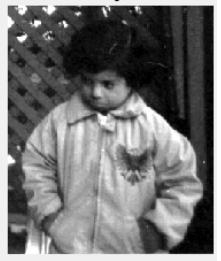
#> input picture digital-image-processing-masilamani/Assignment3/pout-bright.jpg, 221 x 261 px
$ jupyter execute equilization.ipynb
#> lines starting #> are read from the running program, lines starting #| are printed output that depends on the picture
[cell 1]
import cv2
import matplotlib.pyplot as plt

[cell 2]
bright = cv2.imread('pout-bright.jpg')
#> bright is the input picture: shape (261, 221, 3); min 0, max 255, mean 114.2
dark = cv2.imread('pout-dark.jpg')
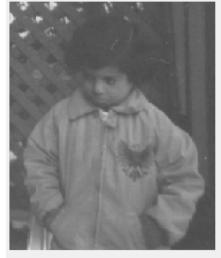
#> input picture digital-image-processing-masilamani/Assignment3/pout-dark.jpg, 221 x 258 px
#> dark is the input picture: shape (258, 221, 3); min 70, max 255, mean 123.5

# bright = cv2.cvtColor(bright, cv2.COLOR_BGR2RGB)
# bright = cv2.cvtColor(bright,cv2.COLOR_BGR2GRAY)
dark = cv2.cvtColor(dark, cv2.COLOR_BGR2RGB)
dark = cv2.cvtColor(dark,cv2.COLOR_BGR2GRAY)
#> dark: shape (258, 221)
print(dark.shape)
#| (258, 221)

[cell 3]
arrd = {}
# arrb = {}
for i in range(256):
    arrd[i]=0
#     arrb[i]=0
for i in dark:
    for j in i:
        arrd[j]+=1
#> after the loop, arrd = 256 items
# for i in bright:
#     for j in i:
#         arrb[j]+=1

ard =[]
for i in range(len(arrd)):
    ard.append(arrd[i])
#> after the loop, ard = 256 values, max 1984 at index 240, min 0 at index 0, mean 222.7
#> `[cell 3] arrd = {}`:
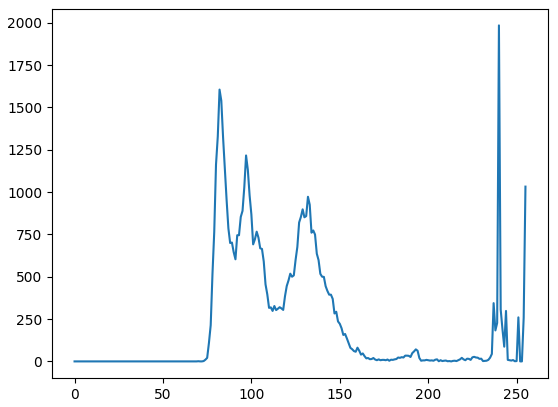
#> figure drawn by matplotlib, 1 panel; curve peaks at x = 240, y = 1984
plt.plot(ard)
# [4 lines of commented-out code are left out]

[cell 4]
probd =[]
# probb = []
sum_d = sum(ard)
#> sum_d = 57018
# sum_b = sum(arb)
for i in ard:
    probd.append(i/sum_d)
#> after the loop, probd = 256 values, max 0.0348 at index 240, min 0 at index 0, mean 0.00391
# for i in arb:
#     probb.append(i/sum_b)
# print(probd)
cf = []
plt.plot(probd)
for i in probd:
    if(len(cf)==0):
        cf.append(i)
    else:
        cf.append(cf[-1]+i)
#> after the loop, cf = 256 values from 0 to 1
# print(cf)
s = []
for i in cf:
    s.append(round(i*255))
#> after the loop, s = 256 values from 0 to 255
# print(s)
probs =[]
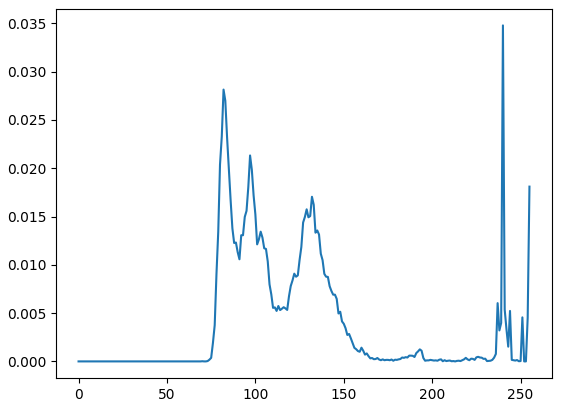
#> figure drawn by matplotlib, 1 panel; curve peaks at x = 240, y = 0.0348

[cell 5]
for i in range(len(s)):
    probs.append(0)
#> after the loop, probs = 256 values from 0 to 0
for i,val in enumerate(s):
#     print(i,val)
    if(probs[i]==0):
        probs[i] = probd[val]
#> after the loop, probs = 256 values, max 0.0281 at index 96, min 0 at index 0, mean 0.00154
# for i,val in enumerate(s):
plt.plot(probs)
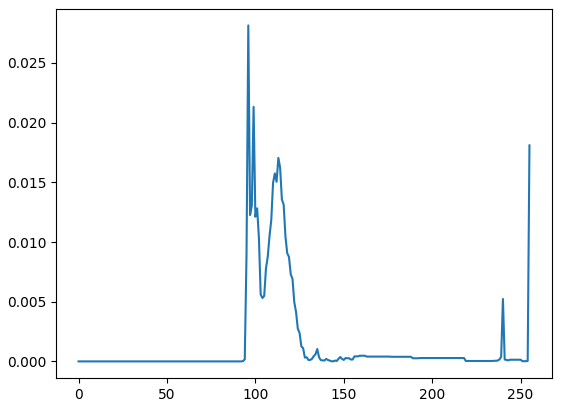
#> figure drawn by matplotlib, 1 panel; curve peaks at x = 96, y = 0.0281
